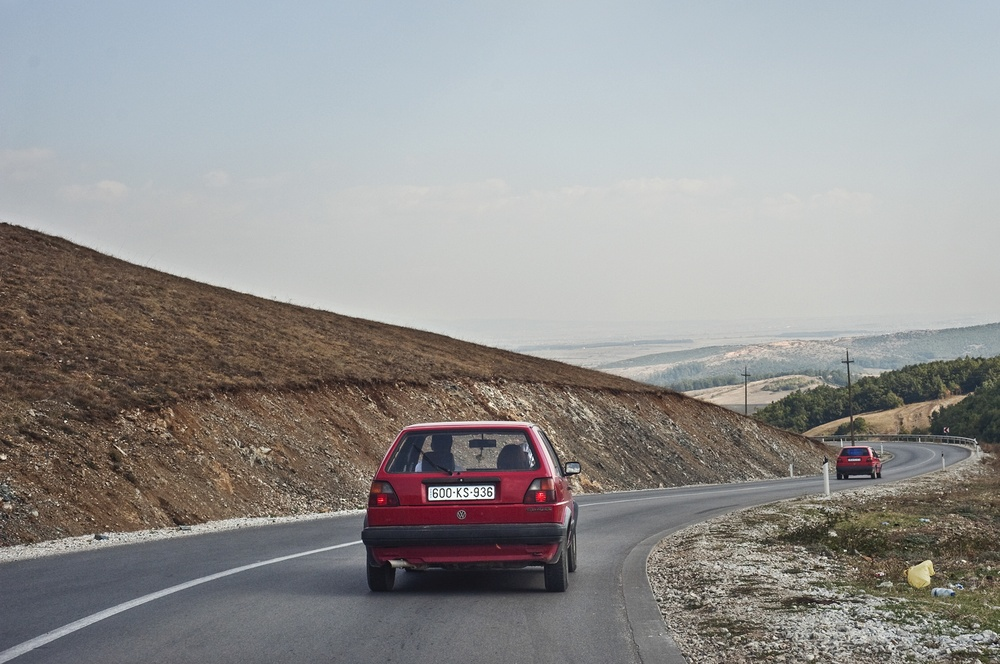
#> input picture M6_computer_vision/d7_template matching, corner and cascades/img/cars1.jpg, 1000 x 664 px, shrunk from 2000 x 1329 before the run
$ jupyter execute 'Mini projects.ipynb'   (shell and % lines are left out)
#> lines starting #> are read from the running program, lines starting #| are printed output that depends on the picture; after the words box and inside, x2 and y2 are one past the last pixel; in counts of white or black regions, pixels touching at a corner belong together
# Mini projects

You can do the projects in any order, just choose the ones that you like the most

### Cars detector

1. Create a classifier to detect cars in an image
1. If at least one car was detected write Car Detected (in Green) on top of the image, otherwise write No car detected (in Red)
1. Save the image to disk
1. Show the image result inside the notebook
1. Make it work with a video
1. Put a bounding box around the cars detected
1. Get a higher resolution video and extract the car plates and save them to disk

[cell 1]
import cv2
import numpy as np
import matplotlib.pyplot as plt

[cell 2]
car = cv2.imread("img/cars1.jpg")
#> car is the input picture: shape (664, 1000, 3); mean B, G, R 145.3, 146.3, 147.5

car_clf = cv2.CascadeClassifier("Haarcascades/haarcascade_car.xml")

# Convert the image to grayscale
car_gray = cv2.cvtColor(car, cv2.COLOR_BGR2GRAY)
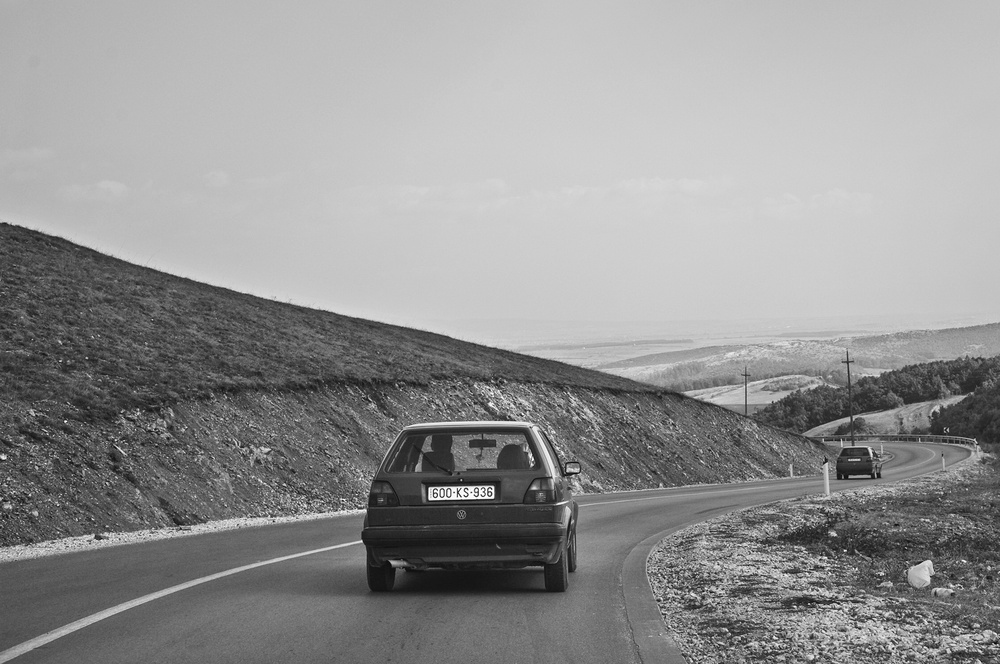
#> car_gray: shape (664, 1000); min 3, max 255, mean 146.5

# Using the classifiers detect all cars on the image
cars = car_clf.detectMultiScale(car_gray, minNeighbors=1)
#> cars = [[754, 372, 29, 29], [814, 420, 88, 88], [283, 301, 366, 363]]

# If at least one car was detected write Car Detected (in Green) on top of the image
for (x, y, w, h) in cars:
    cv2.rectangle(car, (x, y), (x+w, y+h), (0, 255, 0), 3)
    cv2.putText(car, "Car detected", (50, 150), cv2.FONT_HERSHEY_COMPLEX, 3, (0, 255, 0), 2, cv2.LINE_AA)
#> this loop made 3 passes
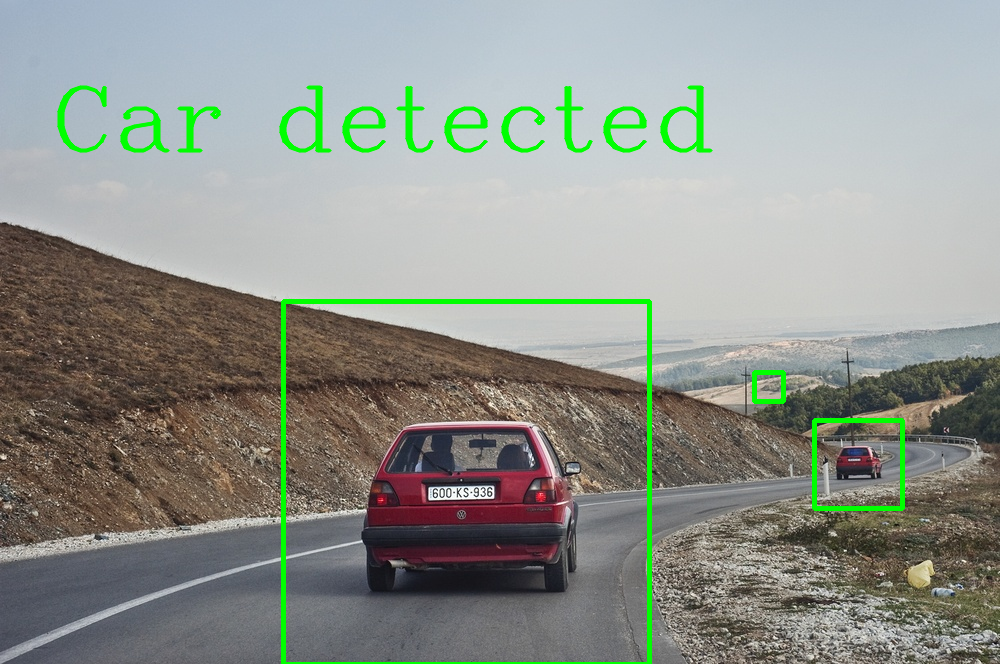
#> car: shape (664, 1000, 3); 2.72% of pixels changed, all inside (x1, y1, x2, y2) = (57, 85, 905, 664)

# otherwise write No car detected (in Red)
if cars is():
    cv2.putText(car, "No car detected", (50, 150), cv2.FONT_HERSHEY_COMPLEX, 3, (255, 0, 0), 2, cv2.LINE_AA)


plt.figure(figsize=(10, 8))
plt.imshow(car);

[cell 3]
# Make it work with a video
video = cv2.VideoCapture("videos/video.avi")

car_clf = cv2.CascadeClassifier("Haarcascades/haarcascade_car.xml")

while True:
    check, frames = video.read()
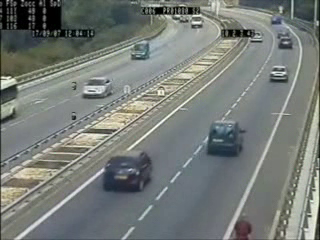
#> input picture frame 75 of M6_computer_vision/d7_template matching, corner and cascades/videos/video.avi, 320 x 240 px
#> frames is the input picture: shape (240, 320, 3); mean B, G, R 120, 123.9, 118.8
    gray = cv2.cvtColor(frames, cv2.COLOR_BGR2GRAY)

    cars = car_clf.detectMultiScale(gray)
#> cars = [[257, 55, 40, 40], [74, 74, 36, 36], [115, 29, 44, 44], [95, 151, 58, 58], [191, 110, 66, 66]]

    for (x,y,w,h) in cars:
        cv2.rectangle(frames,(x,y),(x+w,y+h),(0,255,0),2)
        cv2.imshow("Car detection", frames)
#> this loop made 5 passes
#> pass 1, `cv2.imshow("Car detection", frames)`:
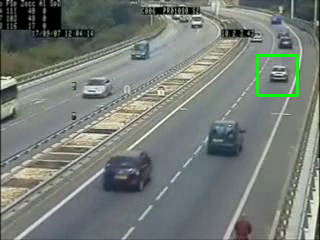
#> window 'Car detection': shape (240, 320, 3); mean B, G, R 119.1, 124.6, 117.9
#> pass 2, `cv2.imshow("Car detection", frames)`:
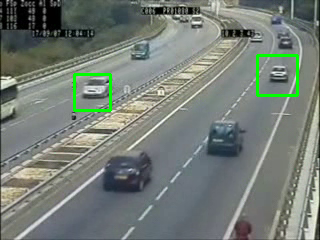
#> window 'Car detection': shape (240, 320, 3); mean B, G, R 118.4, 125.2, 117.2
#> after the loop:
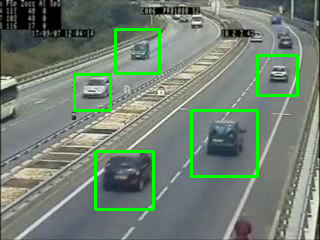
#> frames: shape (240, 320, 3); 3.79% of pixels changed, all inside (x1, y1, x2, y2) = (73, 28, 299, 211)

    if cv2.waitKey(33) == 27:
#> (key Esc is pressed here)
        break

cv2.destroyAllWindows()
